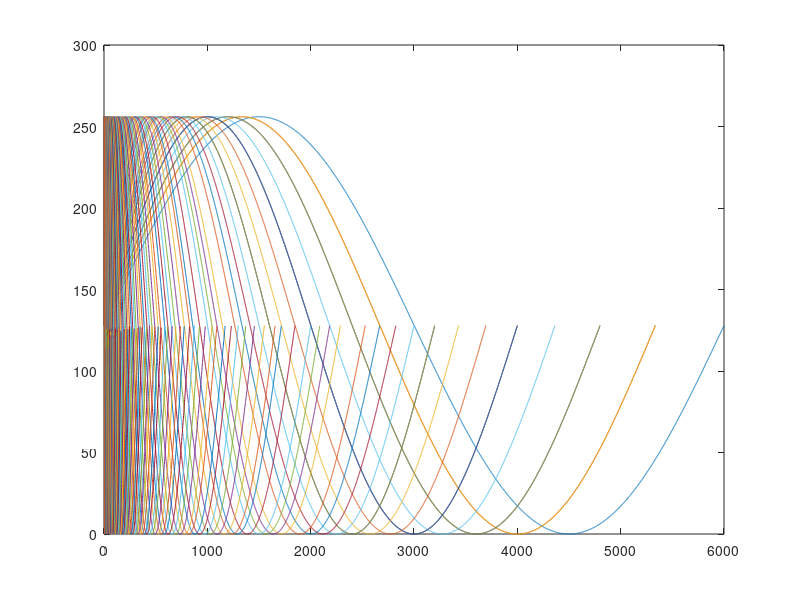
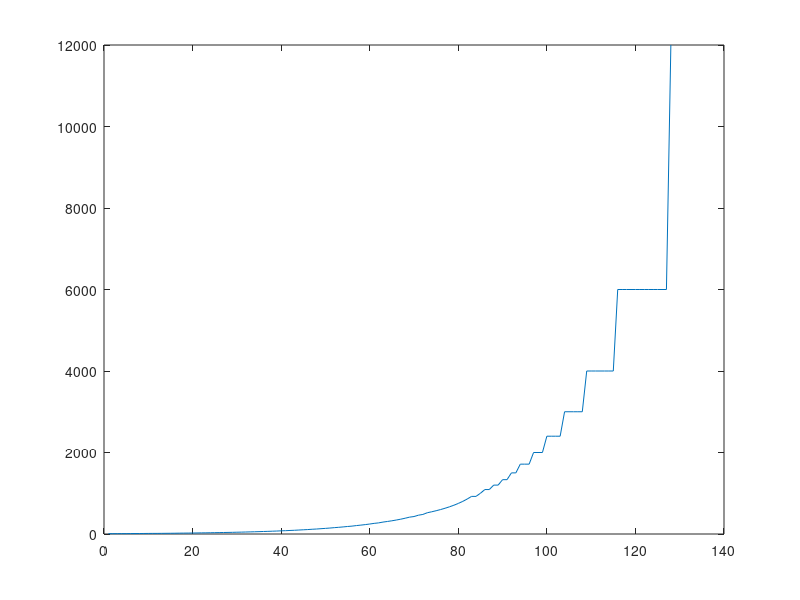

Source code (MATLAB) for these figures, in order:
close all, clear all

fs = 48e3; N = fs/4;
n = (0:N-1)/fs;

range = 2^8; f0 = 1;
x1 = range/2 * sin(2*pi*f0*n);

notes = 2.^(((0:127)-69)/12) * 440;

steps = round(f0 * notes)

f = [];
figure;
for k = 1:length(steps)
    x2 = x1(1:steps(k):end);
    x3 = x1(end:-steps(k):1);
    x = [x2, x3, -x2, -x3] + range/2;
    f(end + 1) = fs/length(x);
    plot(x); hold on;
end

figure;
plot(f)



function out = fill(x, N)
    Nx = length(x);
    out = [];
    for k = 1:N/Nx
        out((k-1)*Nx + 1 : k*Nx) = x;
    end
    out(end:N) = x(1:N - length(out) + 1);
end

function out = major_harm(x)
    X = fft(x)/length(x);
    X([1, end]) = 0;
    out = find(abs(X(1:end/2)) == max(abs(X)));
end